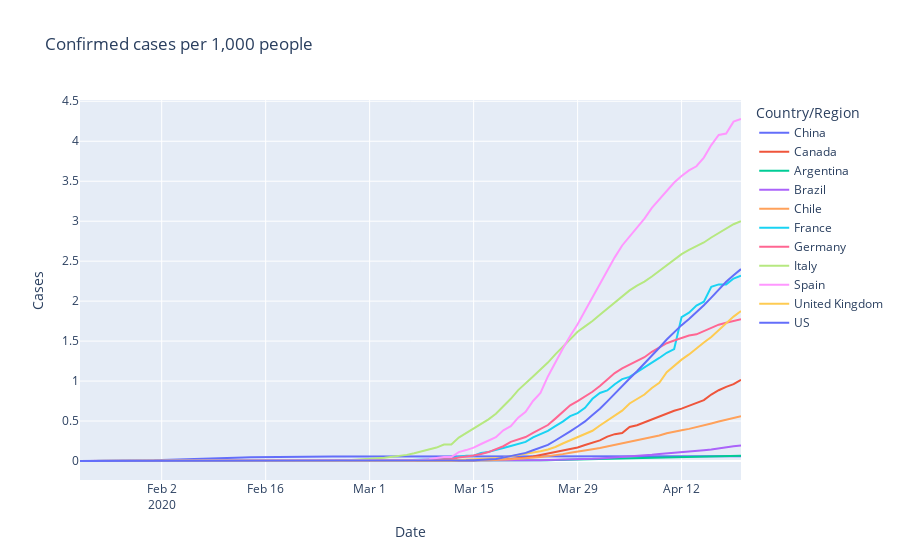

Notebook cell for this chart:
### Markdown cell above
### Normalization of cases for comparison

### Code cell
time = confirmed.columns[-1]
meta = prepare_metadata('Confirmed')
#meta_to_html(meta)
confirmed_norm = normalize(confirmed,n)
#confirmed_norm.plot(title=title)
#plot_with_plotly(confirmed_norm,meta)
timeseries_with_plotly(confirmed_norm,meta)
